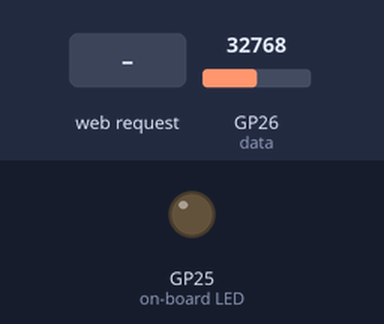
The program below on a simulated Raspberry Pi Pico running MicroPython. On the bench: output pins drawn as LEDs (lit = HIGH). The inputs (shaded band) are chosen by the test bench; at power-on: GP26 (data) = 32768 (analog values on the 0–65535 scale). What the program prints to the serial console is not drawn.

Above: at 2.7 s.
2.8 s: HTTP request GET /api/data received
At 4.1 s:
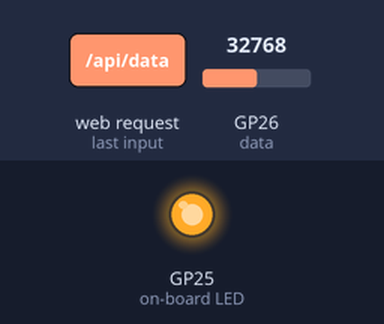
Timing chart, 0 to 5.8 s (numbered marks = the images above; inputs shaded):
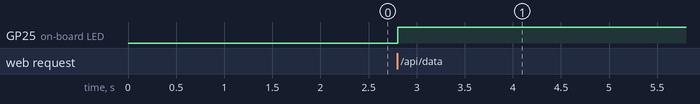

Measured:
- after the input at 2.8 s, GP25 (on-board LED): LOW → HIGH at once

The program:

main.py
```python
import machine, utime, json
import network
from phew import server, connect_to_wifi, get_ip_address
from picozero import pico_led

SSID = "terence"
PASS = "1616hh^**^"

connect_to_wifi(SSID, PASS)
wlan = network.WLAN(network.STA_IF)
print("connected:", wlan.isconnected())
print("config:", wlan.ifconfig())
print(get_ip_address())

def digital(data: ADC):
    return True if data.read_u16() > 5000 else False

@server.route("/api/data", methods=["GET"])
def getData(request):
    pico_led.on()
    count = 0
    first = 0
    last = 0
    data = machine.ADC(26)
    old = digital(data)
    while count < 3:
        if old != digital(data):
            old = not old
            if old:
                count += 1
            if count == 1:
                first = utime.time_ns()
            if count == 3:
                last = utime.time_ns()
        utime.sleep_us(5)
    period = (last - first)/1000000000
    pico_led.off()
    return json.dumps({"period": period}), 200, {"Content-Type": "application/json"}

@server.route("/api/ping", methods=["GET"])
def ping(request):
    return "okay"

server.run()
```
